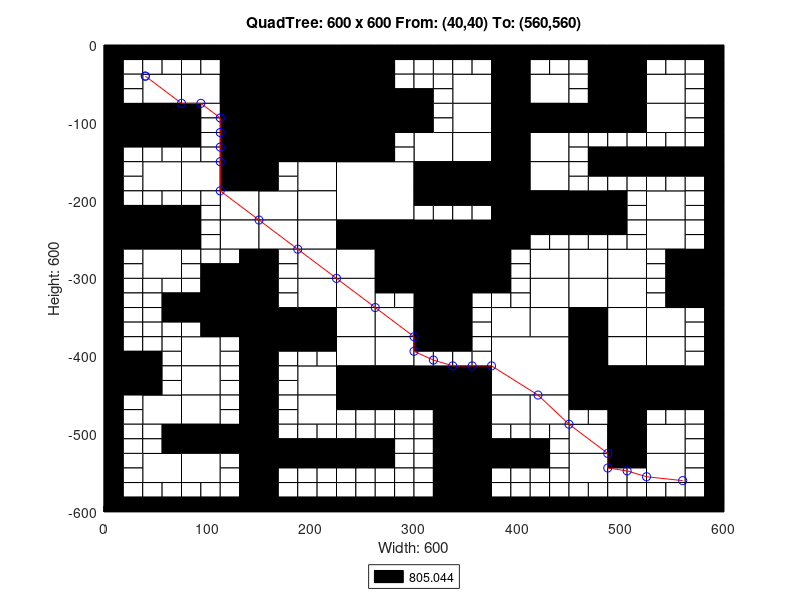

This figure's MATLAB source:
axis([0 600 -600 0]);
title('QuadTree: 600 x 600 From: (40,40) To: (560,560)');
xlabel('Width: 600');
ylabel('Height: 600');
rectangle('Position',[150 -75 75 75], 'FaceColor',[0 0 0]);
rectangle('Position',[150 -150 75 75], 'FaceColor',[0 0 0]);
rectangle('Position',[225 -225 75 75], 'FaceColor',[1 1 1]);
rectangle('Position',[300 -300 75 75], 'FaceColor',[0 0 0]);
rectangle('Position',[375 -450 75 75], 'FaceColor',[1 1 1]);
rectangle('Position',[37.5 -75 37.5 37.5], 'FaceColor',[1 1 1]);
rectangle('Position',[112.5 -37.5 37.5 37.5], 'FaceColor',[0 0 0]);
rectangle('Position',[75 -75 37.5 37.5], 'FaceColor',[1 1 1]);
rectangle('Position',[112.5 -75 37.5 37.5], 'FaceColor',[0 0 0]);
rectangle('Position',[0 -112.5 37.5 37.5], 'FaceColor',[0 0 0]);
rectangle('Position',[37.5 -112.5 37.5 37.5], 'FaceColor',[0 0 0]);
rectangle('Position',[112.5 -112.5 37.5 37.5], 'FaceColor',[0 0 0]);
rectangle('Position',[112.5 -150 37.5 37.5], 'FaceColor',[0 0 0]);
rectangle('Position',[225 -37.5 37.5 37.5], 'FaceColor',[0 0 0]);
rectangle('Position',[225 -75 37.5 37.5], 'FaceColor',[0 0 0]);
rectangle('Position',[225 -112.5 37.5 37.5], 'FaceColor',[0 0 0]);
rectangle('Position',[262.5 -112.5 37.5 37.5], 'FaceColor',[0 0 0]);
rectangle('Position',[225 -150 37.5 37.5], 'FaceColor',[0 0 0]);
rectangle('Position',[37.5 -187.5 37.5 37.5], 'FaceColor',[1 1 1]);
rectangle('Position',[75 -187.5 37.5 37.5], 'FaceColor',[1 1 1]);
rectangle('Position',[112.5 -187.5 37.5 37.5], 'FaceColor',[0 0 0]);
rectangle('Position',[112.5 -225 37.5 37.5], 'FaceColor',[1 1 1]);
rectangle('Position',[0 -262.5 37.5 37.5], 'FaceColor',[0 0 0]);
rectangle('Position',[37.5 -262.5 37.5 37.5], 'FaceColor',[0 0 0]);
rectangle('Position',[37.5 -300 37.5 37.5], 'FaceColor',[1 1 1]);
rectangle('Position',[112.5 -262.5 37.5 37.5], 'FaceColor',[1 1 1]);
rectangle('Position',[187.5 -187.5 37.5 37.5], 'FaceColor',[1 1 1]);
rectangle('Position',[150 -225 37.5 37.5], 'FaceColor',[1 1 1]);
rectangle('Position',[187.5 -225 37.5 37.5], 'FaceColor',[1 1 1]);
rectangle('Position',[150 -262.5 37.5 37.5], 'FaceColor',[1 1 1]);
rectangle('Position',[187.5 -262.5 37.5 37.5], 'FaceColor',[1 1 1]);
rectangle('Position',[187.5 -300 37.5 37.5], 'FaceColor',[1 1 1]);
rectangle('Position',[225 -262.5 37.5 37.5], 'FaceColor',[0 0 0]);
rectangle('Position',[262.5 -262.5 37.5 37.5], 'FaceColor',[0 0 0]);
rectangle('Position',[225 -300 37.5 37.5], 'FaceColor',[1 1 1]);
rectangle('Position',[262.5 -300 37.5 37.5], 'FaceColor',[0 0 0]);
rectangle('Position',[337.5 -75 37.5 37.5], 'FaceColor',[1 1 1]);
rectangle('Position',[375 -37.5 37.5 37.5], 'FaceColor',[0 0 0]);
rectangle('Position',[375 -75 37.5 37.5], 'FaceColor',[0 0 0]);
rectangle('Position',[412.5 -75 37.5 37.5], 'FaceColor',[1 1 1]);
rectangle('Position',[337.5 -112.5 37.5 37.5], 'FaceColor',[1 1 1]);
rectangle('Position',[300 -150 37.5 37.5], 'FaceColor',[1 1 1]);
rectangle('Position',[337.5 -150 37.5 37.5], 'FaceColor',[1 1 1]);
rectangle('Position',[375 -112.5 37.5 37.5], 'FaceColor',[0 0 0]);
rectangle('Position',[412.5 -112.5 37.5 37.5], 'FaceColor',[0 0 0]);
rectangle('Position',[375 -150 37.5 37.5], 'FaceColor',[0 0 0]);
rectangle('Position',[412.5 -150 37.5 37.5], 'FaceColor',[1 1 1]);
rectangle('Position',[487.5 -37.5 37.5 37.5], 'FaceColor',[0 0 0]);
rectangle('Position',[487.5 -75 37.5 37.5], 'FaceColor',[0 0 0]);
rectangle('Position',[525 -75 37.5 37.5], 'FaceColor',[1 1 1]);
rectangle('Position',[450 -112.5 37.5 37.5], 'FaceColor',[0 0 0]);
rectangle('Position',[487.5 -112.5 37.5 37.5], 'FaceColor',[0 0 0]);
rectangle('Position',[525 -112.5 37.5 37.5], 'FaceColor',[1 1 1]);
rectangle('Position',[300 -187.5 37.5 37.5], 'FaceColor',[0 0 0]);
rectangle('Position',[337.5 -187.5 37.5 37.5], 'FaceColor',[0 0 0]);
rectangle('Position',[375 -187.5 37.5 37.5], 'FaceColor',[0 0 0]);
rectangle('Position',[412.5 -187.5 37.5 37.5], 'FaceColor',[1 1 1]);
rectangle('Position',[375 -225 37.5 37.5], 'FaceColor',[0 0 0]);
rectangle('Position',[412.5 -225 37.5 37.5], 'FaceColor',[0 0 0]);
rectangle('Position',[375 -262.5 37.5 37.5], 'FaceColor',[0 0 0]);
rectangle('Position',[412.5 -300 37.5 37.5], 'FaceColor',[1 1 1]);
rectangle('Position',[450 -225 37.5 37.5], 'FaceColor',[0 0 0]);
rectangle('Position',[525 -225 37.5 37.5], 'FaceColor',[1 1 1]);
rectangle('Position',[450 -300 37.5 37.5], 'FaceColor',[1 1 1]);
rectangle('Position',[487.5 -300 37.5 37.5], 'FaceColor',[1 1 1]);
rectangle('Position',[525 -262.5 37.5 37.5], 'FaceColor',[1 1 1]);
rectangle('Position',[562.5 -300 37.5 37.5], 'FaceColor',[0 0 0]);
rectangle('Position',[112.5 -337.5 37.5 37.5], 'FaceColor',[0 0 0]);
rectangle('Position',[112.5 -375 37.5 37.5], 'FaceColor',[0 0 0]);
rectangle('Position',[0 -450 37.5 37.5], 'FaceColor',[0 0 0]);
rectangle('Position',[75 -412.5 37.5 37.5], 'FaceColor',[1 1 1]);
rectangle('Position',[75 -450 37.5 37.5], 'FaceColor',[1 1 1]);
rectangle('Position',[187.5 -337.5 37.5 37.5], 'FaceColor',[1 1 1]);
rectangle('Position',[150 -375 37.5 37.5], 'FaceColor',[0 0 0]);
rectangle('Position',[187.5 -375 37.5 37.5], 'FaceColor',[0 0 0]);
rectangle('Position',[225 -337.5 37.5 37.5], 'FaceColor',[1 1 1]);
rectangle('Position',[225 -375 37.5 37.5], 'FaceColor',[1 1 1]);
rectangle('Position',[262.5 -375 37.5 37.5], 'FaceColor',[1 1 1]);
rectangle('Position',[187.5 -450 37.5 37.5], 'FaceColor',[1 1 1]);
rectangle('Position',[225 -412.5 37.5 37.5], 'FaceColor',[1 1 1]);
rectangle('Position',[262.5 -412.5 37.5 37.5], 'FaceColor',[1 1 1]);
rectangle('Position',[225 -450 37.5 37.5], 'FaceColor',[0 0 0]);
rectangle('Position',[262.5 -450 37.5 37.5], 'FaceColor',[0 0 0]);
rectangle('Position',[37.5 -487.5 37.5 37.5], 'FaceColor',[1 1 1]);
rectangle('Position',[75 -487.5 37.5 37.5], 'FaceColor',[1 1 1]);
rectangle('Position',[75 -525 37.5 37.5], 'FaceColor',[0 0 0]);
rectangle('Position',[112.5 -525 37.5 37.5], 'FaceColor',[0 0 0]);
rectangle('Position',[37.5 -562.5 37.5 37.5], 'FaceColor',[1 1 1]);
rectangle('Position',[75 -562.5 37.5 37.5], 'FaceColor',[1 1 1]);
rectangle('Position',[187.5 -487.5 37.5 37.5], 'FaceColor',[1 1 1]);
rectangle('Position',[300 -337.5 37.5 37.5], 'FaceColor',[0 0 0]);
rectangle('Position',[300 -375 37.5 37.5], 'FaceColor',[0 0 0]);
rectangle('Position',[412.5 -337.5 37.5 37.5], 'FaceColor',[1 1 1]);
rectangle('Position',[375 -375 37.5 37.5], 'FaceColor',[1 1 1]);
rectangle('Position',[412.5 -375 37.5 37.5], 'FaceColor',[1 1 1]);
rectangle('Position',[300 -450 37.5 37.5], 'FaceColor',[0 0 0]);
rectangle('Position',[337.5 -450 37.5 37.5], 'FaceColor',[0 0 0]);
rectangle('Position',[450 -337.5 37.5 37.5], 'FaceColor',[1 1 1]);
rectangle('Position',[487.5 -337.5 37.5 37.5], 'FaceColor',[1 1 1]);
rectangle('Position',[450 -375 37.5 37.5], 'FaceColor',[0 0 0]);
rectangle('Position',[487.5 -375 37.5 37.5], 'FaceColor',[1 1 1]);
rectangle('Position',[562.5 -337.5 37.5 37.5], 'FaceColor',[0 0 0]);
rectangle('Position',[525 -375 37.5 37.5], 'FaceColor',[1 1 1]);
rectangle('Position',[450 -412.5 37.5 37.5], 'FaceColor',[0 0 0]);
rectangle('Position',[487.5 -412.5 37.5 37.5], 'FaceColor',[1 1 1]);
rectangle('Position',[450 -450 37.5 37.5], 'FaceColor',[0 0 0]);
rectangle('Position',[487.5 -450 37.5 37.5], 'FaceColor',[0 0 0]);
rectangle('Position',[525 -412.5 37.5 37.5], 'FaceColor',[1 1 1]);
rectangle('Position',[525 -450 37.5 37.5], 'FaceColor',[0 0 0]);
rectangle('Position',[562.5 -450 37.5 37.5], 'FaceColor',[0 0 0]);
rectangle('Position',[337.5 -487.5 37.5 37.5], 'FaceColor',[0 0 0]);
rectangle('Position',[337.5 -525 37.5 37.5], 'FaceColor',[0 0 0]);
rectangle('Position',[375 -487.5 37.5 37.5], 'FaceColor',[1 1 1]);
rectangle('Position',[412.5 -487.5 37.5 37.5], 'FaceColor',[1 1 1]);
rectangle('Position',[337.5 -562.5 37.5 37.5], 'FaceColor',[0 0 0]);
rectangle('Position',[337.5 -600 37.5 37.5], 'FaceColor',[0 0 0]);
rectangle('Position',[487.5 -487.5 37.5 37.5], 'FaceColor',[0 0 0]);
rectangle('Position',[450 -525 37.5 37.5], 'FaceColor',[1 1 1]);
rectangle('Position',[487.5 -525 37.5 37.5], 'FaceColor',[0 0 0]);
rectangle('Position',[525 -525 37.5 37.5], 'FaceColor',[1 1 1]);
rectangle('Position',[450 -562.5 37.5 37.5], 'FaceColor',[1 1 1]);
rectangle('Position',[525 -562.5 37.5 37.5], 'FaceColor',[1 1 1]);
rectangle('Position',[0 -18.75 18.75 18.75], 'FaceColor',[0 0 0]);
rectangle('Position',[18.75 -18.75 18.75 18.75], 'FaceColor',[0 0 0]);
rectangle('Position',[0 -37.5 18.75 18.75], 'FaceColor',[0 0 0]);
rectangle('Position',[18.75 -37.5 18.75 18.75], 'FaceColor',[1 1 1]);
rectangle('Position',[37.5 -18.75 18.75 18.75], 'FaceColor',[0 0 0]);
rectangle('Position',[56.25 -18.75 18.75 18.75], 'FaceColor',[0 0 0]);
rectangle('Position',[37.5 -37.5 18.75 18.75], 'FaceColor',[1 1 1]);
rectangle('Position',[56.25 -37.5 18.75 18.75], 'FaceColor',[1 1 1]);
rectangle('Position',[0 -56.25 18.75 18.75], 'FaceColor',[0 0 0]);
rectangle('Position',[18.75 -56.25 18.75 18.75], 'FaceColor',[1 1 1]);
rectangle('Position',[0 -75 18.75 18.75], 'FaceColor',[0 0 0]);
rectangle('Position',[18.75 -75 18.75 18.75], 'FaceColor',[1 1 1]);
rectangle('Position',[75 -18.75 18.75 18.75], 'FaceColor',[0 0 0]);
rectangle('Position',[93.75 -18.75 18.75 18.75], 'FaceColor',[0 0 0]);
rectangle('Position',[75 -37.5 18.75 18.75], 'FaceColor',[1 1 1]);
rectangle('Position',[93.75 -37.5 18.75 18.75], 'FaceColor',[1 1 1]);
rectangle('Position',[0 -131.25 18.75 18.75], 'FaceColor',[0 0 0]);
rectangle('Position',[18.75 -131.25 18.75 18.75], 'FaceColor',[0 0 0]);
rectangle('Position',[0 -150 18.75 18.75], 'FaceColor',[0 0 0]);
rectangle('Position',[18.75 -150 18.75 18.75], 'FaceColor',[1 1 1]);
rectangle('Position',[37.5 -131.25 18.75 18.75], 'FaceColor',[0 0 0]);
rectangle('Position',[56.25 -131.25 18.75 18.75], 'FaceColor',[0 0 0]);
rectangle('Position',[37.5 -150 18.75 18.75], 'FaceColor',[1 1 1]);
rectangle('Position',[56.25 -150 18.75 18.75], 'FaceColor',[1 1 1]);
rectangle('Position',[75 -93.75 18.75 18.75], 'FaceColor',[0 0 0]);
rectangle('Position',[93.75 -93.75 18.75 18.75], 'FaceColor',[1 1 1]);
rectangle('Position',[75 -112.5 18.75 18.75], 'FaceColor',[0 0 0]);
rectangle('Position',[93.75 -112.5 18.75 18.75], 'FaceColor',[1 1 1]);
rectangle('Position',[75 -131.25 18.75 18.75], 'FaceColor',[0 0 0]);
rectangle('Position',[93.75 -131.25 18.75 18.75], 'FaceColor',[1 1 1]);
rectangle('Position',[75 -150 18.75 18.75], 'FaceColor',[1 1 1]);
rectangle('Position',[93.75 -150 18.75 18.75], 'FaceColor',[1 1 1]);
rectangle('Position',[262.5 -18.75 18.75 18.75], 'FaceColor',[0 0 0]);
rectangle('Position',[281.25 -18.75 18.75 18.75], 'FaceColor',[0 0 0]);
rectangle('Position',[262.5 -37.5 18.75 18.75], 'FaceColor',[0 0 0]);
rectangle('Position',[281.25 -37.5 18.75 18.75], 'FaceColor',[1 1 1]);
rectangle('Position',[262.5 -56.25 18.75 18.75], 'FaceColor',[0 0 0]);
rectangle('Position',[281.25 -56.25 18.75 18.75], 'FaceColor',[1 1 1]);
rectangle('Position',[262.5 -75 18.75 18.75], 'FaceColor',[0 0 0]);
rectangle('Position',[281.25 -75 18.75 18.75], 'FaceColor',[0 0 0]);
rectangle('Position',[262.5 -131.25 18.75 18.75], 'FaceColor',[0 0 0]);
rectangle('Position',[281.25 -131.25 18.75 18.75], 'FaceColor',[1 1 1]);
rectangle('Position',[262.5 -150 18.75 18.75], 'FaceColor',[0 0 0]);
rectangle('Position',[281.25 -150 18.75 18.75], 'FaceColor',[1 1 1]);
rectangle('Position',[0 -168.75 18.75 18.75], 'FaceColor',[0 0 0]);
rectangle('Position',[18.75 -168.75 18.75 18.75], 'FaceColor',[1 1 1]);
rectangle('Position',[0 -187.5 18.75 18.75], 'FaceColor',[0 0 0]);
rectangle('Position',[18.75 -187.5 18.75 18.75], 'FaceColor',[1 1 1]);
rectangle('Position',[0 -206.25 18.75 18.75], 'FaceColor',[0 0 0]);
rectangle('Position',[18.75 -206.25 18.75 18.75], 'FaceColor',[1 1 1]);
rectangle('Position',[0 -225 18.75 18.75], 'FaceColor',[0 0 0]);
rectangle('Position',[18.75 -225 18.75 18.75], 'FaceColor',[0 0 0]);
rectangle('Position',[37.5 -206.25 18.75 18.75], 'FaceColor',[1 1 1]);
rectangle('Position',[56.25 -206.25 18.75 18.75], 'FaceColor',[1 1 1]);
rectangle('Position',[37.5 -225 18.75 18.75], 'FaceColor',[0 0 0]);
rectangle('Position',[56.25 -225 18.75 18.75], 'FaceColor',[0 0 0]);
rectangle('Position',[75 -206.25 18.75 18.75], 'FaceColor',[1 1 1]);
rectangle('Position',[93.75 -206.25 18.75 18.75], 'FaceColor',[1 1 1]);
rectangle('Position',[75 -225 18.75 18.75], 'FaceColor',[0 0 0]);
rectangle('Position',[93.75 -225 18.75 18.75], 'FaceColor',[1 1 1]);
rectangle('Position',[0 -281.25 18.75 18.75], 'FaceColor',[0 0 0]);
rectangle('Position',[18.75 -281.25 18.75 18.75], 'FaceColor',[1 1 1]);
rectangle('Position',[0 -300 18.75 18.75], 'FaceColor',[0 0 0]);
rectangle('Position',[18.75 -300 18.75 18.75], 'FaceColor',[1 1 1]);
rectangle('Position',[75 -243.75 18.75 18.75], 'FaceColor',[0 0 0]);
rectangle('Position',[93.75 -243.75 18.75 18.75], 'FaceColor',[1 1 1]);
rectangle('Position',[75 -262.5 18.75 18.75], 'FaceColor',[0 0 0]);
rectangle('Position',[93.75 -262.5 18.75 18.75], 'FaceColor',[1 1 1]);
rectangle('Position',[75 -281.25 18.75 18.75], 'FaceColor',[1 1 1]);
rectangle('Position',[93.75 -281.25 18.75 18.75], 'FaceColor',[1 1 1]);
rectangle('Position',[75 -300 18.75 18.75], 'FaceColor',[1 1 1]);
rectangle('Position',[93.75 -300 18.75 18.75], 'FaceColor',[0 0 0]);
rectangle('Position',[112.5 -281.25 18.75 18.75], 'FaceColor',[1 1 1]);
rectangle('Position',[131.25 -281.25 18.75 18.75], 'FaceColor',[0 0 0]);
rectangle('Position',[112.5 -300 18.75 18.75], 'FaceColor',[0 0 0]);
rectangle('Position',[131.25 -300 18.75 18.75], 'FaceColor',[0 0 0]);
rectangle('Position',[150 -168.75 18.75 18.75], 'FaceColor',[0 0 0]);
rectangle('Position',[168.75 -168.75 18.75 18.75], 'FaceColor',[1 1 1]);
rectangle('Position',[150 -187.5 18.75 18.75], 'FaceColor',[0 0 0]);
rectangle('Position',[168.75 -187.5 18.75 18.75], 'FaceColor',[1 1 1]);
rectangle('Position',[150 -281.25 18.75 18.75], 'FaceColor',[0 0 0]);
rectangle('Position',[168.75 -281.25 18.75 18.75], 'FaceColor',[1 1 1]);
rectangle('Position',[150 -300 18.75 18.75], 'FaceColor',[0 0 0]);
rectangle('Position',[168.75 -300 18.75 18.75], 'FaceColor',[1 1 1]);
rectangle('Position',[300 -18.75 18.75 18.75], 'FaceColor',[0 0 0]);
rectangle('Position',[318.75 -18.75 18.75 18.75], 'FaceColor',[0 0 0]);
rectangle('Position',[300 -37.5 18.75 18.75], 'FaceColor',[1 1 1]);
rectangle('Position',[318.75 -37.5 18.75 18.75], 'FaceColor',[1 1 1]);
rectangle('Position',[337.5 -18.75 18.75 18.75], 'FaceColor',[0 0 0]);
rectangle('Position',[356.25 -18.75 18.75 18.75], 'FaceColor',[0 0 0]);
rectangle('Position',[337.5 -37.5 18.75 18.75], 'FaceColor',[1 1 1]);
rectangle('Position',[356.25 -37.5 18.75 18.75], 'FaceColor',[1 1 1]);
rectangle('Position',[300 -56.25 18.75 18.75], 'FaceColor',[1 1 1]);
rectangle('Position',[318.75 -56.25 18.75 18.75], 'FaceColor',[1 1 1]);
rectangle('Position',[300 -75 18.75 18.75], 'FaceColor',[0 0 0]);
rectangle('Position',[318.75 -75 18.75 18.75], 'FaceColor',[1 1 1]);
rectangle('Position',[412.5 -18.75 18.75 18.75], 'FaceColor',[0 0 0]);
rectangle('Position',[431.25 -18.75 18.75 18.75], 'FaceColor',[0 0 0]);
rectangle('Position',[412.5 -37.5 18.75 18.75], 'FaceColor',[1 1 1]);
rectangle('Position',[431.25 -37.5 18.75 18.75], 'FaceColor',[1 1 1]);
rectangle('Position',[300 -93.75 18.75 18.75], 'FaceColor',[0 0 0]);
rectangle('Position',[318.75 -93.75 18.75 18.75], 'FaceColor',[1 1 1]);
rectangle('Position',[300 -112.5 18.75 18.75], 'FaceColor',[0 0 0]);
rectangle('Position',[318.75 -112.5 18.75 18.75], 'FaceColor',[1 1 1]);
rectangle('Position',[450 -18.75 18.75 18.75], 'FaceColor',[0 0 0]);
rectangle('Position',[468.75 -18.75 18.75 18.75], 'FaceColor',[0 0 0]);
rectangle('Position',[450 -37.5 18.75 18.75], 'FaceColor',[1 1 1]);
rectangle('Position',[468.75 -37.5 18.75 18.75], 'FaceColor',[0 0 0]);
rectangle('Position',[450 -56.25 18.75 18.75], 'FaceColor',[1 1 1]);
rectangle('Position',[468.75 -56.25 18.75 18.75], 'FaceColor',[0 0 0]);
rectangle('Position',[450 -75 18.75 18.75], 'FaceColor',[1 1 1]);
rectangle('Position',[468.75 -75 18.75 18.75], 'FaceColor',[0 0 0]);
rectangle('Position',[525 -18.75 18.75 18.75], 'FaceColor',[0 0 0]);
rectangle('Position',[543.75 -18.75 18.75 18.75], 'FaceColor',[0 0 0]);
rectangle('Position',[525 -37.5 18.75 18.75], 'FaceColor',[1 1 1]);
rectangle('Position',[543.75 -37.5 18.75 18.75], 'FaceColor',[1 1 1]);
rectangle('Position',[562.5 -18.75 18.75 18.75], 'FaceColor',[0 0 0]);
rectangle('Position',[581.25 -18.75 18.75 18.75], 'FaceColor',[0 0 0]);
rectangle('Position',[562.5 -37.5 18.75 18.75], 'FaceColor',[1 1 1]);
rectangle('Position',[581.25 -37.5 18.75 18.75], 'FaceColor',[0 0 0]);
rectangle('Position',[562.5 -56.25 18.75 18.75], 'FaceColor',[1 1 1]);
rectangle('Position',[581.25 -56.25 18.75 18.75], 'FaceColor',[0 0 0]);
rectangle('Position',[562.5 -75 18.75 18.75], 'FaceColor',[1 1 1]);
rectangle('Position',[581.25 -75 18.75 18.75], 'FaceColor',[0 0 0]);
rectangle('Position',[450 -131.25 18.75 18.75], 'FaceColor',[1 1 1]);
rectangle('Position',[468.75 -131.25 18.75 18.75], 'FaceColor',[1 1 1]);
rectangle('Position',[450 -150 18.75 18.75], 'FaceColor',[1 1 1]);
rectangle('Position',[468.75 -150 18.75 18.75], 'FaceColor',[0 0 0]);
rectangle('Position',[487.5 -131.25 18.75 18.75], 'FaceColor',[1 1 1]);
rectangle('Position',[506.25 -131.25 18.75 18.75], 'FaceColor',[1 1 1]);
rectangle('Position',[487.5 -150 18.75 18.75], 'FaceColor',[0 0 0]);
rectangle('Position',[506.25 -150 18.75 18.75], 'FaceColor',[0 0 0]);
rectangle('Position',[562.5 -93.75 18.75 18.75], 'FaceColor',[1 1 1]);
rectangle('Position',[581.25 -93.75 18.75 18.75], 'FaceColor',[0 0 0]);
rectangle('Position',[562.5 -112.5 18.75 18.75], 'FaceColor',[1 1 1]);
rectangle('Position',[581.25 -112.5 18.75 18.75], 'FaceColor',[0 0 0]);
rectangle('Position',[525 -131.25 18.75 18.75], 'FaceColor',[1 1 1]);
rectangle('Position',[543.75 -131.25 18.75 18.75], 'FaceColor',[1 1 1]);
rectangle('Position',[525 -150 18.75 18.75], 'FaceColor',[0 0 0]);
rectangle('Position',[543.75 -150 18.75 18.75], 'FaceColor',[0 0 0]);
rectangle('Position',[562.5 -131.25 18.75 18.75], 'FaceColor',[1 1 1]);
rectangle('Position',[581.25 -131.25 18.75 18.75], 'FaceColor',[0 0 0]);
rectangle('Position',[562.5 -150 18.75 18.75], 'FaceColor',[0 0 0]);
rectangle('Position',[581.25 -150 18.75 18.75], 'FaceColor',[0 0 0]);
rectangle('Position',[300 -206.25 18.75 18.75], 'FaceColor',[0 0 0]);
rectangle('Position',[318.75 -206.25 18.75 18.75], 'FaceColor',[0 0 0]);
rectangle('Position',[300 -225 18.75 18.75], 'FaceColor',[1 1 1]);
rectangle('Position',[318.75 -225 18.75 18.75], 'FaceColor',[1 1 1]);
rectangle('Position',[337.5 -206.25 18.75 18.75], 'FaceColor',[0 0 0]);
rectangle('Position',[356.25 -206.25 18.75 18.75], 'FaceColor',[0 0 0]);
rectangle('Position',[337.5 -225 18.75 18.75], 'FaceColor',[1 1 1]);
rectangle('Position',[356.25 -225 18.75 18.75], 'FaceColor',[1 1 1]);
rectangle('Position',[412.5 -243.75 18.75 18.75], 'FaceColor',[0 0 0]);
rectangle('Position',[431.25 -243.75 18.75 18.75], 'FaceColor',[0 0 0]);
rectangle('Position',[412.5 -262.5 18.75 18.75], 'FaceColor',[1 1 1]);
rectangle('Position',[431.25 -262.5 18.75 18.75], 'FaceColor',[1 1 1]);
rectangle('Position',[375 -281.25 18.75 18.75], 'FaceColor',[0 0 0]);
rectangle('Position',[393.75 -281.25 18.75 18.75], 'FaceColor',[1 1 1]);
rectangle('Position',[375 -300 18.75 18.75], 'FaceColor',[0 0 0]);
rectangle('Position',[393.75 -300 18.75 18.75], 'FaceColor',[1 1 1]);
rectangle('Position',[450 -168.75 18.75 18.75], 'FaceColor',[1 1 1]);
rectangle('Position',[468.75 -168.75 18.75 18.75], 'FaceColor',[0 0 0]);
rectangle('Position',[450 -187.5 18.75 18.75], 'FaceColor',[1 1 1]);
rectangle('Position',[468.75 -187.5 18.75 18.75], 'FaceColor',[1 1 1]);
rectangle('Position',[487.5 -168.75 18.75 18.75], 'FaceColor',[0 0 0]);
rectangle('Position',[506.25 -168.75 18.75 18.75], 'FaceColor',[0 0 0]);
rectangle('Position',[487.5 -187.5 18.75 18.75], 'FaceColor',[1 1 1]);
rectangle('Position',[506.25 -187.5 18.75 18.75], 'FaceColor',[1 1 1]);
rectangle('Position',[487.5 -206.25 18.75 18.75], 'FaceColor',[0 0 0]);
rectangle('Position',[506.25 -206.25 18.75 18.75], 'FaceColor',[1 1 1]);
rectangle('Position',[487.5 -225 18.75 18.75], 'FaceColor',[0 0 0]);
rectangle('Position',[506.25 -225 18.75 18.75], 'FaceColor',[1 1 1]);
rectangle('Position',[525 -168.75 18.75 18.75], 'FaceColor',[0 0 0]);
rectangle('Position',[543.75 -168.75 18.75 18.75], 'FaceColor',[0 0 0]);
rectangle('Position',[525 -187.5 18.75 18.75], 'FaceColor',[1 1 1]);
rectangle('Position',[543.75 -187.5 18.75 18.75], 'FaceColor',[1 1 1]);
rectangle('Position',[562.5 -168.75 18.75 18.75], 'FaceColor',[0 0 0]);
rectangle('Position',[581.25 -168.75 18.75 18.75], 'FaceColor',[0 0 0]);
rectangle('Position',[562.5 -187.5 18.75 18.75], 'FaceColor',[1 1 1]);
rectangle('Position',[581.25 -187.5 18.75 18.75], 'FaceColor',[0 0 0]);
rectangle('Position',[562.5 -206.25 18.75 18.75], 'FaceColor',[1 1 1]);
rectangle('Position',[581.25 -206.25 18.75 18.75], 'FaceColor',[0 0 0]);
rectangle('Position',[562.5 -225 18.75 18.75], 'FaceColor',[1 1 1]);
rectangle('Position',[581.25 -225 18.75 18.75], 'FaceColor',[0 0 0]);
rectangle('Position',[450 -243.75 18.75 18.75], 'FaceColor',[0 0 0]);
rectangle('Position',[468.75 -243.75 18.75 18.75], 'FaceColor',[0 0 0]);
rectangle('Position',[450 -262.5 18.75 18.75], 'FaceColor',[1 1 1]);
rectangle('Position',[468.75 -262.5 18.75 18.75], 'FaceColor',[1 1 1]);
rectangle('Position',[487.5 -243.75 18.75 18.75], 'FaceColor',[0 0 0]);
rectangle('Position',[506.25 -243.75 18.75 18.75], 'FaceColor',[1 1 1]);
rectangle('Position',[487.5 -262.5 18.75 18.75], 'FaceColor',[1 1 1]);
rectangle('Position',[506.25 -262.5 18.75 18.75], 'FaceColor',[1 1 1]);
rectangle('Position',[562.5 -243.75 18.75 18.75], 'FaceColor',[1 1 1]);
rectangle('Position',[581.25 -243.75 18.75 18.75], 'FaceColor',[0 0 0]);
rectangle('Position',[562.5 -262.5 18.75 18.75], 'FaceColor',[1 1 1]);
rectangle('Position',[581.25 -262.5 18.75 18.75], 'FaceColor',[0 0 0]);
rectangle('Position',[525 -281.25 18.75 18.75], 'FaceColor',[1 1 1]);
rectangle('Position',[543.75 -281.25 18.75 18.75], 'FaceColor',[0 0 0]);
rectangle('Position',[525 -300 18.75 18.75], 'FaceColor',[1 1 1]);
rectangle('Position',[543.75 -300 18.75 18.75], 'FaceColor',[0 0 0]);
rectangle('Position',[0 -318.75 18.75 18.75], 'FaceColor',[0 0 0]);
rectangle('Position',[18.75 -318.75 18.75 18.75], 'FaceColor',[1 1 1]);
rectangle('Position',[0 -337.5 18.75 18.75], 'FaceColor',[0 0 0]);
rectangle('Position',[18.75 -337.5 18.75 18.75], 'FaceColor',[1 1 1]);
rectangle('Position',[37.5 -318.75 18.75 18.75], 'FaceColor',[1 1 1]);
rectangle('Position',[56.25 -318.75 18.75 18.75], 'FaceColor',[1 1 1]);
rectangle('Position',[37.5 -337.5 18.75 18.75], 'FaceColor',[1 1 1]);
rectangle('Position',[56.25 -337.5 18.75 18.75], 'FaceColor',[0 0 0]);
rectangle('Position',[0 -356.25 18.75 18.75], 'FaceColor',[0 0 0]);
rectangle('Position',[18.75 -356.25 18.75 18.75], 'FaceColor',[1 1 1]);
rectangle('Position',[0 -375 18.75 18.75], 'FaceColor',[0 0 0]);
rectangle('Position',[18.75 -375 18.75 18.75], 'FaceColor',[1 1 1]);
rectangle('Position',[37.5 -356.25 18.75 18.75], 'FaceColor',[1 1 1]);
rectangle('Position',[56.25 -356.25 18.75 18.75], 'FaceColor',[0 0 0]);
rectangle('Position',[37.5 -375 18.75 18.75], 'FaceColor',[1 1 1]);
rectangle('Position',[56.25 -375 18.75 18.75], 'FaceColor',[1 1 1]);
rectangle('Position',[75 -318.75 18.75 18.75], 'FaceColor',[1 1 1]);
rectangle('Position',[93.75 -318.75 18.75 18.75], 'FaceColor',[0 0 0]);
rectangle('Position',[75 -337.5 18.75 18.75], 'FaceColor',[0 0 0]);
rectangle('Position',[93.75 -337.5 18.75 18.75], 'FaceColor',[0 0 0]);
rectangle('Position',[75 -356.25 18.75 18.75], 'FaceColor',[0 0 0]);
rectangle('Position',[93.75 -356.25 18.75 18.75], 'FaceColor',[0 0 0]);
rectangle('Position',[75 -375 18.75 18.75], 'FaceColor',[1 1 1]);
rectangle('Position',[93.75 -375 18.75 18.75], 'FaceColor',[0 0 0]);
rectangle('Position',[0 -393.75 18.75 18.75], 'FaceColor',[0 0 0]);
rectangle('Position',[18.75 -393.75 18.75 18.75], 'FaceColor',[1 1 1]);
rectangle('Position',[0 -412.5 18.75 18.75], 'FaceColor',[0 0 0]);
rectangle('Position',[18.75 -412.5 18.75 18.75], 'FaceColor',[0 0 0]);
rectangle('Position',[37.5 -393.75 18.75 18.75], 'FaceColor',[1 1 1]);
rectangle('Position',[56.25 -393.75 18.75 18.75], 'FaceColor',[1 1 1]);
rectangle('Position',[37.5 -412.5 18.75 18.75], 'FaceColor',[0 0 0]);
rectangle('Position',[56.25 -412.5 18.75 18.75], 'FaceColor',[1 1 1]);
rectangle('Position',[37.5 -431.25 18.75 18.75], 'FaceColor',[0 0 0]);
rectangle('Position',[56.25 -431.25 18.75 18.75], 'FaceColor',[1 1 1]);
rectangle('Position',[37.5 -450 18.75 18.75], 'FaceColor',[0 0 0]);
rectangle('Position',[56.25 -450 18.75 18.75], 'FaceColor',[1 1 1]);
rectangle('Position',[112.5 -393.75 18.75 18.75], 'FaceColor',[1 1 1]);
rectangle('Position',[131.25 -393.75 18.75 18.75], 'FaceColor',[0 0 0]);
rectangle('Position',[112.5 -412.5 18.75 18.75], 'FaceColor',[1 1 1]);
rectangle('Position',[131.25 -412.5 18.75 18.75], 'FaceColor',[0 0 0]);
rectangle('Position',[112.5 -431.25 18.75 18.75], 'FaceColor',[1 1 1]);
rectangle('Position',[131.25 -431.25 18.75 18.75], 'FaceColor',[0 0 0]);
rectangle('Position',[112.5 -450 18.75 18.75], 'FaceColor',[1 1 1]);
rectangle('Position',[131.25 -450 18.75 18.75], 'FaceColor',[0 0 0]);
rectangle('Position',[150 -318.75 18.75 18.75], 'FaceColor',[0 0 0]);
rectangle('Position',[168.75 -318.75 18.75 18.75], 'FaceColor',[1 1 1]);
rectangle('Position',[150 -337.5 18.75 18.75], 'FaceColor',[0 0 0]);
rectangle('Position',[168.75 -337.5 18.75 18.75], 'FaceColor',[1 1 1]);
rectangle('Position',[262.5 -318.75 18.75 18.75], 'FaceColor',[0 0 0]);
rectangle('Position',[281.25 -318.75 18.75 18.75], 'FaceColor',[0 0 0]);
rectangle('Position',[262.5 -337.5 18.75 18.75], 'FaceColor',[1 1 1]);
rectangle('Position',[281.25 -337.5 18.75 18.75], 'FaceColor',[1 1 1]);
rectangle('Position',[150 -393.75 18.75 18.75], 'FaceColor',[0 0 0]);
rectangle('Position',[168.75 -393.75 18.75 18.75], 'FaceColor',[0 0 0]);
rectangle('Position',[150 -412.5 18.75 18.75], 'FaceColor',[0 0 0]);
rectangle('Position',[168.75 -412.5 18.75 18.75], 'FaceColor',[1 1 1]);
rectangle('Position',[187.5 -393.75 18.75 18.75], 'FaceColor',[0 0 0]);
rectangle('Position',[206.25 -393.75 18.75 18.75], 'FaceColor',[0 0 0]);
rectangle('Position',[187.5 -412.5 18.75 18.75], 'FaceColor',[1 1 1]);
rectangle('Position',[206.25 -412.5 18.75 18.75], 'FaceColor',[1 1 1]);
rectangle('Position',[150 -431.25 18.75 18.75], 'FaceColor',[0 0 0]);
rectangle('Position',[168.75 -431.25 18.75 18.75], 'FaceColor',[1 1 1]);
rectangle('Position',[150 -450 18.75 18.75], 'FaceColor',[0 0 0]);
rectangle('Position',[168.75 -450 18.75 18.75], 'FaceColor',[1 1 1]);
rectangle('Position',[0 -468.75 18.75 18.75], 'FaceColor',[0 0 0]);
rectangle('Position',[18.75 -468.75 18.75 18.75], 'FaceColor',[1 1 1]);
rectangle('Position',[0 -487.5 18.75 18.75], 'FaceColor',[0 0 0]);
rectangle('Position',[18.75 -487.5 18.75 18.75], 'FaceColor',[1 1 1]);
rectangle('Position',[0 -506.25 18.75 18.75], 'FaceColor',[0 0 0]);
rectangle('Position',[18.75 -506.25 18.75 18.75], 'FaceColor',[1 1 1]);
rectangle('Position',[0 -525 18.75 18.75], 'FaceColor',[0 0 0]);
rectangle('Position',[18.75 -525 18.75 18.75], 'FaceColor',[1 1 1]);
rectangle('Position',[37.5 -506.25 18.75 18.75], 'FaceColor',[1 1 1]);
rectangle('Position',[56.25 -506.25 18.75 18.75], 'FaceColor',[0 0 0]);
rectangle('Position',[37.5 -525 18.75 18.75], 'FaceColor',[1 1 1]);
rectangle('Position',[56.25 -525 18.75 18.75], 'FaceColor',[0 0 0]);
rectangle('Position',[112.5 -468.75 18.75 18.75], 'FaceColor',[1 1 1]);
rectangle('Position',[131.25 -468.75 18.75 18.75], 'FaceColor',[0 0 0]);
rectangle('Position',[112.5 -487.5 18.75 18.75], 'FaceColor',[1 1 1]);
rectangle('Position',[131.25 -487.5 18.75 18.75], 'FaceColor',[0 0 0]);
rectangle('Position',[0 -543.75 18.75 18.75], 'FaceColor',[0 0 0]);
rectangle('Position',[18.75 -543.75 18.75 18.75], 'FaceColor',[1 1 1]);
rectangle('Position',[0 -562.5 18.75 18.75], 'FaceColor',[0 0 0]);
rectangle('Position',[18.75 -562.5 18.75 18.75], 'FaceColor',[1 1 1]);
rectangle('Position',[0 -581.25 18.75 18.75], 'FaceColor',[0 0 0]);
rectangle('Position',[18.75 -581.25 18.75 18.75], 'FaceColor',[1 1 1]);
rectangle('Position',[0 -600 18.75 18.75], 'FaceColor',[0 0 0]);
rectangle('Position',[18.75 -600 18.75 18.75], 'FaceColor',[0 0 0]);
rectangle('Position',[37.5 -581.25 18.75 18.75], 'FaceColor',[1 1 1]);
rectangle('Position',[56.25 -581.25 18.75 18.75], 'FaceColor',[1 1 1]);
rectangle('Position',[37.5 -600 18.75 18.75], 'FaceColor',[0 0 0]);
rectangle('Position',[56.25 -600 18.75 18.75], 'FaceColor',[0 0 0]);
rectangle('Position',[112.5 -543.75 18.75 18.75], 'FaceColor',[1 1 1]);
rectangle('Position',[131.25 -543.75 18.75 18.75], 'FaceColor',[0 0 0]);
rectangle('Position',[112.5 -562.5 18.75 18.75], 'FaceColor',[1 1 1]);
rectangle('Position',[131.25 -562.5 18.75 18.75], 'FaceColor',[0 0 0]);
rectangle('Position',[75 -581.25 18.75 18.75], 'FaceColor',[1 1 1]);
rectangle('Position',[93.75 -581.25 18.75 18.75], 'FaceColor',[1 1 1]);
rectangle('Position',[75 -600 18.75 18.75], 'FaceColor',[0 0 0]);
rectangle('Position',[93.75 -600 18.75 18.75], 'FaceColor',[0 0 0]);
rectangle('Position',[112.5 -581.25 18.75 18.75], 'FaceColor',[1 1 1]);
rectangle('Position',[131.25 -581.25 18.75 18.75], 'FaceColor',[0 0 0]);
rectangle('Position',[112.5 -600 18.75 18.75], 'FaceColor',[0 0 0]);
rectangle('Position',[131.25 -600 18.75 18.75], 'FaceColor',[0 0 0]);
rectangle('Position',[150 -468.75 18.75 18.75], 'FaceColor',[0 0 0]);
rectangle('Position',[168.75 -468.75 18.75 18.75], 'FaceColor',[1 1 1]);
rectangle('Position',[150 -487.5 18.75 18.75], 'FaceColor',[0 0 0]);
rectangle('Position',[168.75 -487.5 18.75 18.75], 'FaceColor',[1 1 1]);
rectangle('Position',[150 -506.25 18.75 18.75], 'FaceColor',[0 0 0]);
rectangle('Position',[168.75 -506.25 18.75 18.75], 'FaceColor',[1 1 1]);
rectangle('Position',[150 -525 18.75 18.75], 'FaceColor',[0 0 0]);
rectangle('Position',[168.75 -525 18.75 18.75], 'FaceColor',[0 0 0]);
rectangle('Position',[187.5 -506.25 18.75 18.75], 'FaceColor',[1 1 1]);
rectangle('Position',[206.25 -506.25 18.75 18.75], 'FaceColor',[1 1 1]);
rectangle('Position',[187.5 -525 18.75 18.75], 'FaceColor',[0 0 0]);
rectangle('Position',[206.25 -525 18.75 18.75], 'FaceColor',[0 0 0]);
rectangle('Position',[225 -468.75 18.75 18.75], 'FaceColor',[0 0 0]);
rectangle('Position',[243.75 -468.75 18.75 18.75], 'FaceColor',[0 0 0]);
rectangle('Position',[225 -487.5 18.75 18.75], 'FaceColor',[1 1 1]);
rectangle('Position',[243.75 -487.5 18.75 18.75], 'FaceColor',[1 1 1]);
rectangle('Position',[262.5 -468.75 18.75 18.75], 'FaceColor',[0 0 0]);
rectangle('Position',[281.25 -468.75 18.75 18.75], 'FaceColor',[0 0 0]);
rectangle('Position',[262.5 -487.5 18.75 18.75], 'FaceColor',[1 1 1]);
rectangle('Position',[281.25 -487.5 18.75 18.75], 'FaceColor',[1 1 1]);
rectangle('Position',[225 -506.25 18.75 18.75], 'FaceColor',[1 1 1]);
rectangle('Position',[243.75 -506.25 18.75 18.75], 'FaceColor',[1 1 1]);
rectangle('Position',[225 -525 18.75 18.75], 'FaceColor',[0 0 0]);
rectangle('Position',[243.75 -525 18.75 18.75], 'FaceColor',[0 0 0]);
rectangle('Position',[262.5 -506.25 18.75 18.75], 'FaceColor',[1 1 1]);
rectangle('Position',[281.25 -506.25 18.75 18.75], 'FaceColor',[1 1 1]);
rectangle('Position',[262.5 -525 18.75 18.75], 'FaceColor',[0 0 0]);
rectangle('Position',[281.25 -525 18.75 18.75], 'FaceColor',[1 1 1]);
rectangle('Position',[150 -543.75 18.75 18.75], 'FaceColor',[0 0 0]);
rectangle('Position',[168.75 -543.75 18.75 18.75], 'FaceColor',[0 0 0]);
rectangle('Position',[150 -562.5 18.75 18.75], 'FaceColor',[0 0 0]);
rectangle('Position',[168.75 -562.5 18.75 18.75], 'FaceColor',[1 1 1]);
rectangle('Position',[187.5 -543.75 18.75 18.75], 'FaceColor',[0 0 0]);
rectangle('Position',[206.25 -543.75 18.75 18.75], 'FaceColor',[0 0 0]);
rectangle('Position',[187.5 -562.5 18.75 18.75], 'FaceColor',[1 1 1]);
rectangle('Position',[206.25 -562.5 18.75 18.75], 'FaceColor',[1 1 1]);
rectangle('Position',[150 -581.25 18.75 18.75], 'FaceColor',[0 0 0]);
rectangle('Position',[168.75 -581.25 18.75 18.75], 'FaceColor',[1 1 1]);
rectangle('Position',[150 -600 18.75 18.75], 'FaceColor',[0 0 0]);
rectangle('Position',[168.75 -600 18.75 18.75], 'FaceColor',[0 0 0]);
rectangle('Position',[187.5 -581.25 18.75 18.75], 'FaceColor',[1 1 1]);
rectangle('Position',[206.25 -581.25 18.75 18.75], 'FaceColor',[1 1 1]);
rectangle('Position',[187.5 -600 18.75 18.75], 'FaceColor',[0 0 0]);
rectangle('Position',[206.25 -600 18.75 18.75], 'FaceColor',[0 0 0]);
rectangle('Position',[225 -543.75 18.75 18.75], 'FaceColor',[0 0 0]);
rectangle('Position',[243.75 -543.75 18.75 18.75], 'FaceColor',[0 0 0]);
rectangle('Position',[225 -562.5 18.75 18.75], 'FaceColor',[1 1 1]);
rectangle('Position',[243.75 -562.5 18.75 18.75], 'FaceColor',[1 1 1]);
rectangle('Position',[262.5 -543.75 18.75 18.75], 'FaceColor',[0 0 0]);
rectangle('Position',[281.25 -543.75 18.75 18.75], 'FaceColor',[1 1 1]);
rectangle('Position',[262.5 -562.5 18.75 18.75], 'FaceColor',[1 1 1]);
rectangle('Position',[281.25 -562.5 18.75 18.75], 'FaceColor',[1 1 1]);
rectangle('Position',[225 -581.25 18.75 18.75], 'FaceColor',[1 1 1]);
rectangle('Position',[243.75 -581.25 18.75 18.75], 'FaceColor',[1 1 1]);
rectangle('Position',[225 -600 18.75 18.75], 'FaceColor',[0 0 0]);
rectangle('Position',[243.75 -600 18.75 18.75], 'FaceColor',[0 0 0]);
rectangle('Position',[262.5 -581.25 18.75 18.75], 'FaceColor',[1 1 1]);
rectangle('Position',[281.25 -581.25 18.75 18.75], 'FaceColor',[1 1 1]);
rectangle('Position',[262.5 -600 18.75 18.75], 'FaceColor',[0 0 0]);
rectangle('Position',[281.25 -600 18.75 18.75], 'FaceColor',[0 0 0]);
rectangle('Position',[337.5 -318.75 18.75 18.75], 'FaceColor',[0 0 0]);
rectangle('Position',[356.25 -318.75 18.75 18.75], 'FaceColor',[0 0 0]);
rectangle('Position',[337.5 -337.5 18.75 18.75], 'FaceColor',[0 0 0]);
rectangle('Position',[356.25 -337.5 18.75 18.75], 'FaceColor',[1 1 1]);
rectangle('Position',[337.5 -356.25 18.75 18.75], 'FaceColor',[0 0 0]);
rectangle('Position',[356.25 -356.25 18.75 18.75], 'FaceColor',[1 1 1]);
rectangle('Position',[337.5 -375 18.75 18.75], 'FaceColor',[0 0 0]);
rectangle('Position',[356.25 -375 18.75 18.75], 'FaceColor',[1 1 1]);
rectangle('Position',[375 -318.75 18.75 18.75], 'FaceColor',[0 0 0]);
rectangle('Position',[393.75 -318.75 18.75 18.75], 'FaceColor',[1 1 1]);
rectangle('Position',[375 -337.5 18.75 18.75], 'FaceColor',[1 1 1]);
rectangle('Position',[393.75 -337.5 18.75 18.75], 'FaceColor',[1 1 1]);
rectangle('Position',[300 -393.75 18.75 18.75], 'FaceColor',[0 0 0]);
rectangle('Position',[318.75 -393.75 18.75 18.75], 'FaceColor',[0 0 0]);
rectangle('Position',[300 -412.5 18.75 18.75], 'FaceColor',[1 1 1]);
rectangle('Position',[318.75 -412.5 18.75 18.75], 'FaceColor',[1 1 1]);
rectangle('Position',[337.5 -393.75 18.75 18.75], 'FaceColor',[0 0 0]);
rectangle('Position',[356.25 -393.75 18.75 18.75], 'FaceColor',[1 1 1]);
rectangle('Position',[337.5 -412.5 18.75 18.75], 'FaceColor',[1 1 1]);
rectangle('Position',[356.25 -412.5 18.75 18.75], 'FaceColor',[1 1 1]);
rectangle('Position',[525 -318.75 18.75 18.75], 'FaceColor',[1 1 1]);
rectangle('Position',[543.75 -318.75 18.75 18.75], 'FaceColor',[0 0 0]);
rectangle('Position',[525 -337.5 18.75 18.75], 'FaceColor',[1 1 1]);
rectangle('Position',[543.75 -337.5 18.75 18.75], 'FaceColor',[0 0 0]);
rectangle('Position',[562.5 -356.25 18.75 18.75], 'FaceColor',[1 1 1]);
rectangle('Position',[581.25 -356.25 18.75 18.75], 'FaceColor',[0 0 0]);
rectangle('Position',[562.5 -375 18.75 18.75], 'FaceColor',[1 1 1]);
rectangle('Position',[581.25 -375 18.75 18.75], 'FaceColor',[0 0 0]);
rectangle('Position',[562.5 -393.75 18.75 18.75], 'FaceColor',[1 1 1]);
rectangle('Position',[581.25 -393.75 18.75 18.75], 'FaceColor',[0 0 0]);
rectangle('Position',[562.5 -412.5 18.75 18.75], 'FaceColor',[1 1 1]);
rectangle('Position',[581.25 -412.5 18.75 18.75], 'FaceColor',[0 0 0]);
rectangle('Position',[300 -468.75 18.75 18.75], 'FaceColor',[0 0 0]);
rectangle('Position',[318.75 -468.75 18.75 18.75], 'FaceColor',[0 0 0]);
rectangle('Position',[300 -487.5 18.75 18.75], 'FaceColor',[1 1 1]);
rectangle('Position',[318.75 -487.5 18.75 18.75], 'FaceColor',[0 0 0]);
rectangle('Position',[300 -506.25 18.75 18.75], 'FaceColor',[1 1 1]);
rectangle('Position',[318.75 -506.25 18.75 18.75], 'FaceColor',[0 0 0]);
rectangle('Position',[300 -525 18.75 18.75], 'FaceColor',[1 1 1]);
rectangle('Position',[318.75 -525 18.75 18.75], 'FaceColor',[0 0 0]);
rectangle('Position',[375 -506.25 18.75 18.75], 'FaceColor',[1 1 1]);
rectangle('Position',[393.75 -506.25 18.75 18.75], 'FaceColor',[1 1 1]);
rectangle('Position',[375 -525 18.75 18.75], 'FaceColor',[0 0 0]);
rectangle('Position',[393.75 -525 18.75 18.75], 'FaceColor',[0 0 0]);
rectangle('Position',[412.5 -506.25 18.75 18.75], 'FaceColor',[1 1 1]);
rectangle('Position',[431.25 -506.25 18.75 18.75], 'FaceColor',[1 1 1]);
rectangle('Position',[412.5 -525 18.75 18.75], 'FaceColor',[0 0 0]);
rectangle('Position',[431.25 -525 18.75 18.75], 'FaceColor',[1 1 1]);
rectangle('Position',[300 -543.75 18.75 18.75], 'FaceColor',[1 1 1]);
rectangle('Position',[318.75 -543.75 18.75 18.75], 'FaceColor',[0 0 0]);
rectangle('Position',[300 -562.5 18.75 18.75], 'FaceColor',[1 1 1]);
rectangle('Position',[318.75 -562.5 18.75 18.75], 'FaceColor',[0 0 0]);
rectangle('Position',[300 -581.25 18.75 18.75], 'FaceColor',[1 1 1]);
rectangle('Position',[318.75 -581.25 18.75 18.75], 'FaceColor',[0 0 0]);
rectangle('Position',[300 -600 18.75 18.75], 'FaceColor',[0 0 0]);
rectangle('Position',[318.75 -600 18.75 18.75], 'FaceColor',[0 0 0]);
rectangle('Position',[375 -543.75 18.75 18.75], 'FaceColor',[0 0 0]);
rectangle('Position',[393.75 -543.75 18.75 18.75], 'FaceColor',[0 0 0]);
rectangle('Position',[375 -562.5 18.75 18.75], 'FaceColor',[1 1 1]);
rectangle('Position',[393.75 -562.5 18.75 18.75], 'FaceColor',[1 1 1]);
rectangle('Position',[412.5 -543.75 18.75 18.75], 'FaceColor',[0 0 0]);
rectangle('Position',[431.25 -543.75 18.75 18.75], 'FaceColor',[1 1 1]);
rectangle('Position',[412.5 -562.5 18.75 18.75], 'FaceColor',[1 1 1]);
rectangle('Position',[431.25 -562.5 18.75 18.75], 'FaceColor',[1 1 1]);
rectangle('Position',[375 -581.25 18.75 18.75], 'FaceColor',[1 1 1]);
rectangle('Position',[393.75 -581.25 18.75 18.75], 'FaceColor',[1 1 1]);
rectangle('Position',[375 -600 18.75 18.75], 'FaceColor',[0 0 0]);
rectangle('Position',[393.75 -600 18.75 18.75], 'FaceColor',[0 0 0]);
rectangle('Position',[412.5 -581.25 18.75 18.75], 'FaceColor',[1 1 1]);
rectangle('Position',[431.25 -581.25 18.75 18.75], 'FaceColor',[1 1 1]);
rectangle('Position',[412.5 -600 18.75 18.75], 'FaceColor',[0 0 0]);
rectangle('Position',[431.25 -600 18.75 18.75], 'FaceColor',[0 0 0]);
rectangle('Position',[450 -468.75 18.75 18.75], 'FaceColor',[0 0 0]);
rectangle('Position',[468.75 -468.75 18.75 18.75], 'FaceColor',[0 0 0]);
rectangle('Position',[450 -487.5 18.75 18.75], 'FaceColor',[1 1 1]);
rectangle('Position',[468.75 -487.5 18.75 18.75], 'FaceColor',[1 1 1]);
rectangle('Position',[525 -468.75 18.75 18.75], 'FaceColor',[0 0 0]);
rectangle('Position',[543.75 -468.75 18.75 18.75], 'FaceColor',[0 0 0]);
rectangle('Position',[525 -487.5 18.75 18.75], 'FaceColor',[1 1 1]);
rectangle('Position',[543.75 -487.5 18.75 18.75], 'FaceColor',[1 1 1]);
rectangle('Position',[562.5 -468.75 18.75 18.75], 'FaceColor',[0 0 0]);
rectangle('Position',[581.25 -468.75 18.75 18.75], 'FaceColor',[0 0 0]);
rectangle('Position',[562.5 -487.5 18.75 18.75], 'FaceColor',[1 1 1]);
rectangle('Position',[581.25 -487.5 18.75 18.75], 'FaceColor',[0 0 0]);
rectangle('Position',[562.5 -506.25 18.75 18.75], 'FaceColor',[1 1 1]);
rectangle('Position',[581.25 -506.25 18.75 18.75], 'FaceColor',[0 0 0]);
rectangle('Position',[562.5 -525 18.75 18.75], 'FaceColor',[1 1 1]);
rectangle('Position',[581.25 -525 18.75 18.75], 'FaceColor',[0 0 0]);
rectangle('Position',[487.5 -543.75 18.75 18.75], 'FaceColor',[0 0 0]);
rectangle('Position',[506.25 -543.75 18.75 18.75], 'FaceColor',[0 0 0]);
rectangle('Position',[487.5 -562.5 18.75 18.75], 'FaceColor',[1 1 1]);
rectangle('Position',[506.25 -562.5 18.75 18.75], 'FaceColor',[1 1 1]);
rectangle('Position',[450 -581.25 18.75 18.75], 'FaceColor',[1 1 1]);
rectangle('Position',[468.75 -581.25 18.75 18.75], 'FaceColor',[1 1 1]);
rectangle('Position',[450 -600 18.75 18.75], 'FaceColor',[0 0 0]);
rectangle('Position',[468.75 -600 18.75 18.75], 'FaceColor',[0 0 0]);
rectangle('Position',[487.5 -581.25 18.75 18.75], 'FaceColor',[1 1 1]);
rectangle('Position',[506.25 -581.25 18.75 18.75], 'FaceColor',[1 1 1]);
rectangle('Position',[487.5 -600 18.75 18.75], 'FaceColor',[0 0 0]);
rectangle('Position',[506.25 -600 18.75 18.75], 'FaceColor',[0 0 0]);
rectangle('Position',[562.5 -543.75 18.75 18.75], 'FaceColor',[1 1 1]);
rectangle('Position',[581.25 -543.75 18.75 18.75], 'FaceColor',[0 0 0]);
rectangle('Position',[562.5 -562.5 18.75 18.75], 'FaceColor',[1 1 1]);
rectangle('Position',[581.25 -562.5 18.75 18.75], 'FaceColor',[0 0 0]);
rectangle('Position',[525 -581.25 18.75 18.75], 'FaceColor',[1 1 1]);
rectangle('Position',[543.75 -581.25 18.75 18.75], 'FaceColor',[1 1 1]);
rectangle('Position',[525 -600 18.75 18.75], 'FaceColor',[0 0 0]);
rectangle('Position',[543.75 -600 18.75 18.75], 'FaceColor',[0 0 0]);
rectangle('Position',[562.5 -581.25 18.75 18.75], 'FaceColor',[1 1 1]);
rectangle('Position',[581.25 -581.25 18.75 18.75], 'FaceColor',[0 0 0]);
rectangle('Position',[562.5 -600 18.75 18.75], 'FaceColor',[0 0 0]);
rectangle('Position',[581.25 -600 18.75 18.75], 'FaceColor',[0 0 0]);
X=[560,525,506.25,487.5,487.5,450,420,375,356.25,337.5,318.75,300,300,262.5,225,187.5,150,112.5,112.5,112.5,112.5,112.5,93.75,75,40,40];
Y=[-560,-555,-547.5,-543.75,-525,-487.5,-450,-412.5,-412.5,-412.5,-405,-393.75,-375,-337.5,-300,-262.5,-225,-187.5,-150,-131.25,-112.5,-93.75,-75,-75,-40,-40];
hold on;
plot(X,Y,'r');
plot(X,Y,'bo');
legend('805.044','Location','southoutside');
